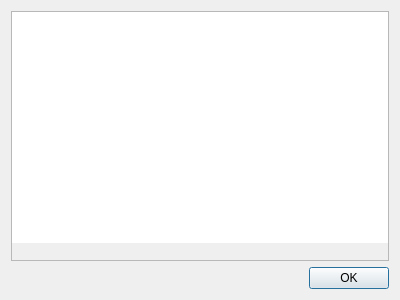
<?xml version="1.0" encoding="UTF-8"?>
<ui version="4.0">
 <class>Shaderkit::ObjectList</class>
 <widget class="QDialog" name="Shaderkit::ObjectList">
  <property name="geometry">
   <rect>
    <x>0</x>
    <y>0</y>
    <width>400</width>
    <height>300</height>
   </rect>
  </property>
  <property name="windowTitle">
   <string>Dialog</string>
  </property>
  <layout class="QVBoxLayout" name="verticalLayout">
   <item>
    <widget class="QFrame" name="frame">
     <property name="frameShape">
      <enum>QFrame::StyledPanel</enum>
     </property>
     <property name="frameShadow">
      <enum>QFrame::Raised</enum>
     </property>
     <layout class="QVBoxLayout" name="verticalLayout_2">
      <property name="spacing">
       <number>0</number>
      </property>
      <property name="margin">
       <number>0</number>
      </property>
      <item>
       <widget class="QListWidget" name="list">
        <property name="frameShape">
         <enum>QFrame::NoFrame</enum>
        </property>
        <property name="frameShadow">
         <enum>QFrame::Plain</enum>
        </property>
       </widget>
      </item>
      <item>
       <widget class="QToolBar" name="toolbar">
        <property name="iconSize">
         <size>
          <width>16</width>
          <height>16</height>
         </size>
        </property>
        <property name="floatable">
         <bool>false</bool>
        </property>
       </widget>
      </item>
     </layout>
    </widget>
   </item>
   <item>
    <widget class="QDialogButtonBox" name="buttonBox">
     <property name="orientation">
      <enum>Qt::Horizontal</enum>
     </property>
     <property name="standardButtons">
      <set>QDialogButtonBox::Ok</set>
     </property>
    </widget>
   </item>
  </layout>
 </widget>
 <resources/>
 <connections>
  <connection>
   <sender>buttonBox</sender>
   <signal>accepted()</signal>
   <receiver>Shaderkit::ObjectList</receiver>
   <slot>accept()</slot>
   <hints>
    <hint type="sourcelabel">
     <x>248</x>
     <y>254</y>
    </hint>
    <hint type="destinationlabel">
     <x>157</x>
     <y>274</y>
    </hint>
   </hints>
  </connection>
  <connection>
   <sender>buttonBox</sender>
   <signal>rejected()</signal>
   <receiver>Shaderkit::ObjectList</receiver>
   <slot>reject()</slot>
   <hints>
    <hint type="sourcelabel">
     <x>316</x>
     <y>260</y>
    </hint>
    <hint type="destinationlabel">
     <x>286</x>
     <y>274</y>
    </hint>
   </hints>
  </connection>
 </connections>
</ui>
